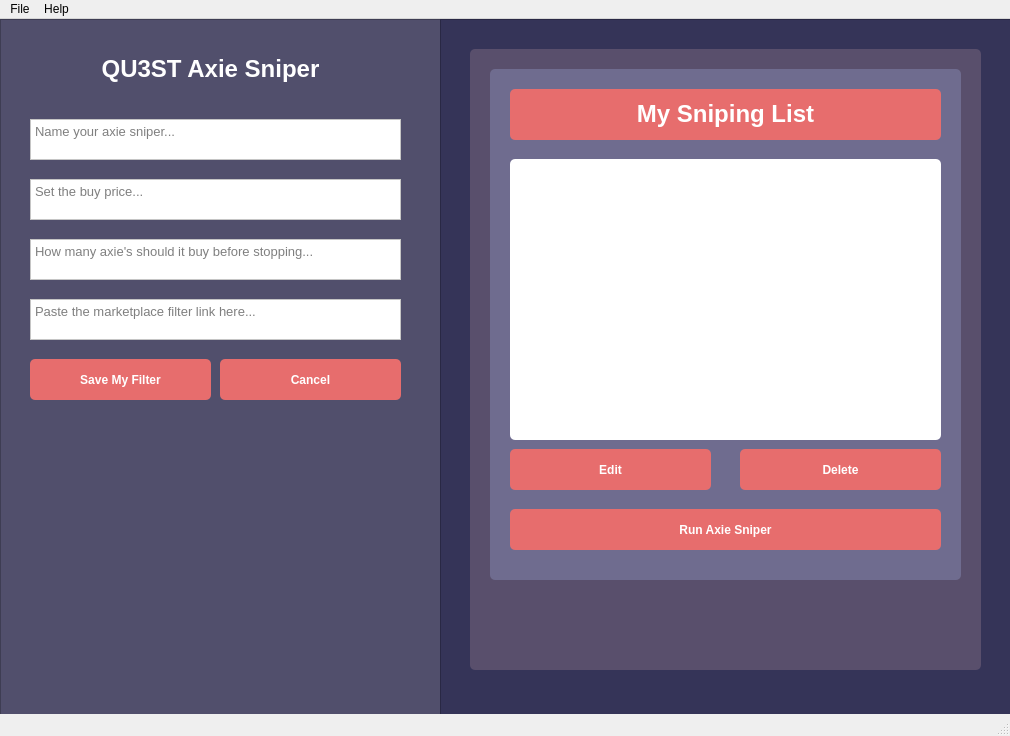
<?xml version="1.0" encoding="UTF-8"?>
<ui version="4.0">
 <class>MainWindow</class>
 <widget class="QMainWindow" name="MainWindow">
  <property name="geometry">
   <rect>
    <x>0</x>
    <y>0</y>
    <width>1010</width>
    <height>736</height>
   </rect>
  </property>
  <property name="sizePolicy">
   <sizepolicy hsizetype="Fixed" vsizetype="Fixed">
    <horstretch>0</horstretch>
    <verstretch>0</verstretch>
   </sizepolicy>
  </property>
  <property name="windowTitle">
   <string>Bloodmoon</string>
  </property>
  <widget class="QWidget" name="centralwidget">
   <widget class="QFrame" name="frame_left">
    <property name="geometry">
     <rect>
      <x>0</x>
      <y>0</y>
      <width>441</width>
      <height>721</height>
     </rect>
    </property>
    <property name="font">
     <font>
      <pointsize>10</pointsize>
     </font>
    </property>
    <property name="styleSheet">
     <string notr="true">background-color:rgb(81, 79, 108)</string>
    </property>
    <property name="frameShape">
     <enum>QFrame::StyledPanel</enum>
    </property>
    <property name="frameShadow">
     <enum>QFrame::Raised</enum>
    </property>
    <widget class="QTextEdit" name="name_input">
     <property name="geometry">
      <rect>
       <x>30</x>
       <y>100</y>
       <width>371</width>
       <height>41</height>
      </rect>
     </property>
     <property name="font">
      <font>
       <pointsize>10</pointsize>
      </font>
     </property>
     <property name="whatsThis">
      <string>&lt;html&gt;&lt;head/&gt;&lt;body&gt;&lt;p&gt;Name your axie sniper...&lt;/p&gt;&lt;/body&gt;&lt;/html&gt;</string>
     </property>
     <property name="styleSheet">
      <string notr="true">background-color:rgb(255, 255, 255)</string>
     </property>
     <property name="markdown">
      <string/>
     </property>
     <property name="html">
      <string>&lt;!DOCTYPE HTML PUBLIC &quot;-//W3C//DTD HTML 4.0//EN&quot; &quot;http://www.w3.org/TR/REC-html40/strict.dtd&quot;&gt;
&lt;html&gt;&lt;head&gt;&lt;meta name=&quot;qrichtext&quot; content=&quot;1&quot; /&gt;&lt;style type=&quot;text/css&quot;&gt;
p, li { white-space: pre-wrap; }
&lt;/style&gt;&lt;/head&gt;&lt;body style=&quot; font-family:'MS Shell Dlg 2'; font-size:10pt; font-weight:400; font-style:normal;&quot;&gt;
&lt;p style=&quot;-qt-paragraph-type:empty; margin-top:0px; margin-bottom:0px; margin-left:0px; margin-right:0px; -qt-block-indent:0; text-indent:0px;&quot;&gt;&lt;br /&gt;&lt;/p&gt;&lt;/body&gt;&lt;/html&gt;</string>
     </property>
     <property name="placeholderText">
      <string>Name your axie sniper...  </string>
     </property>
    </widget>
    <widget class="QTextEdit" name="buy_price_input">
     <property name="geometry">
      <rect>
       <x>30</x>
       <y>160</y>
       <width>371</width>
       <height>41</height>
      </rect>
     </property>
     <property name="font">
      <font>
       <pointsize>10</pointsize>
      </font>
     </property>
     <property name="styleSheet">
      <string notr="true">background-color:rgb(255, 255, 255)</string>
     </property>
     <property name="markdown">
      <string/>
     </property>
     <property name="html">
      <string>&lt;!DOCTYPE HTML PUBLIC &quot;-//W3C//DTD HTML 4.0//EN&quot; &quot;http://www.w3.org/TR/REC-html40/strict.dtd&quot;&gt;
&lt;html&gt;&lt;head&gt;&lt;meta name=&quot;qrichtext&quot; content=&quot;1&quot; /&gt;&lt;style type=&quot;text/css&quot;&gt;
p, li { white-space: pre-wrap; }
&lt;/style&gt;&lt;/head&gt;&lt;body style=&quot; font-family:'MS Shell Dlg 2'; font-size:10pt; font-weight:400; font-style:normal;&quot;&gt;
&lt;p style=&quot;-qt-paragraph-type:empty; margin-top:0px; margin-bottom:0px; margin-left:0px; margin-right:0px; -qt-block-indent:0; text-indent:0px;&quot;&gt;&lt;br /&gt;&lt;/p&gt;&lt;/body&gt;&lt;/html&gt;</string>
     </property>
     <property name="placeholderText">
      <string>Set the buy price...  </string>
     </property>
    </widget>
    <widget class="QTextEdit" name="num_axie_input">
     <property name="geometry">
      <rect>
       <x>30</x>
       <y>220</y>
       <width>371</width>
       <height>41</height>
      </rect>
     </property>
     <property name="font">
      <font>
       <pointsize>10</pointsize>
      </font>
     </property>
     <property name="styleSheet">
      <string notr="true">background-color:rgb(255, 255, 255)</string>
     </property>
     <property name="markdown">
      <string/>
     </property>
     <property name="html">
      <string>&lt;!DOCTYPE HTML PUBLIC &quot;-//W3C//DTD HTML 4.0//EN&quot; &quot;http://www.w3.org/TR/REC-html40/strict.dtd&quot;&gt;
&lt;html&gt;&lt;head&gt;&lt;meta name=&quot;qrichtext&quot; content=&quot;1&quot; /&gt;&lt;style type=&quot;text/css&quot;&gt;
p, li { white-space: pre-wrap; }
&lt;/style&gt;&lt;/head&gt;&lt;body style=&quot; font-family:'MS Shell Dlg 2'; font-size:10pt; font-weight:400; font-style:normal;&quot;&gt;
&lt;p style=&quot;-qt-paragraph-type:empty; margin-top:0px; margin-bottom:0px; margin-left:0px; margin-right:0px; -qt-block-indent:0; text-indent:0px;&quot;&gt;&lt;br /&gt;&lt;/p&gt;&lt;/body&gt;&lt;/html&gt;</string>
     </property>
     <property name="placeholderText">
      <string>How many axie's should it buy before stopping...  </string>
     </property>
    </widget>
    <widget class="QTextEdit" name="marketplace_link_input">
     <property name="geometry">
      <rect>
       <x>30</x>
       <y>280</y>
       <width>371</width>
       <height>41</height>
      </rect>
     </property>
     <property name="font">
      <font>
       <pointsize>10</pointsize>
      </font>
     </property>
     <property name="styleSheet">
      <string notr="true">background-color:rgb(255, 255, 255)</string>
     </property>
     <property name="markdown">
      <string/>
     </property>
     <property name="html">
      <string>&lt;!DOCTYPE HTML PUBLIC &quot;-//W3C//DTD HTML 4.0//EN&quot; &quot;http://www.w3.org/TR/REC-html40/strict.dtd&quot;&gt;
&lt;html&gt;&lt;head&gt;&lt;meta name=&quot;qrichtext&quot; content=&quot;1&quot; /&gt;&lt;style type=&quot;text/css&quot;&gt;
p, li { white-space: pre-wrap; }
&lt;/style&gt;&lt;/head&gt;&lt;body style=&quot; font-family:'MS Shell Dlg 2'; font-size:10pt; font-weight:400; font-style:normal;&quot;&gt;
&lt;p style=&quot;-qt-paragraph-type:empty; margin-top:0px; margin-bottom:0px; margin-left:0px; margin-right:0px; -qt-block-indent:0; text-indent:0px;&quot;&gt;&lt;br /&gt;&lt;/p&gt;&lt;/body&gt;&lt;/html&gt;</string>
     </property>
     <property name="placeholderText">
      <string>Paste the marketplace filter link here...  </string>
     </property>
    </widget>
    <widget class="QLabel" name="bot_name">
     <property name="geometry">
      <rect>
       <x>50</x>
       <y>20</y>
       <width>321</width>
       <height>61</height>
      </rect>
     </property>
     <property name="styleSheet">
      <string notr="true">drop-shadow:70</string>
     </property>
     <property name="text">
      <string>&lt;html&gt;&lt;head/&gt;&lt;body&gt;&lt;p align=&quot;center&quot;&gt;&lt;span style=&quot; font-size:18pt; font-weight:600; color:#ffffff;&quot;&gt;QU3ST Axie Sniper&lt;/span&gt;&lt;/p&gt;&lt;/body&gt;&lt;/html&gt;</string>
     </property>
    </widget>
    <widget class="QPushButton" name="save_filter_btn">
     <property name="geometry">
      <rect>
       <x>30</x>
       <y>340</y>
       <width>181</width>
       <height>41</height>
      </rect>
     </property>
     <property name="font">
      <font>
       <pointsize>9</pointsize>
       <weight>75</weight>
       <bold>true</bold>
      </font>
     </property>
     <property name="cursor">
      <cursorShape>PointingHandCursor</cursorShape>
     </property>
     <property name="toolTipDuration">
      <number>1</number>
     </property>
     <property name="styleSheet">
      <string notr="true">QPushButton:hover:!pressed
{
  border: 1px solid rgb(231, 109, 109);
  background-color:rgb(255, 255, 255);
  color: rgb(231, 109, 109);
}
QPushButton{
background-color:rgb(231, 109, 109); color: rgb(255, 255, 255);border-radius: 5px;
}</string>
     </property>
     <property name="text">
      <string>Save My Filter</string>
     </property>
    </widget>
    <widget class="QPushButton" name="cancel_btn">
     <property name="geometry">
      <rect>
       <x>220</x>
       <y>340</y>
       <width>181</width>
       <height>41</height>
      </rect>
     </property>
     <property name="font">
      <font>
       <pointsize>9</pointsize>
       <weight>75</weight>
       <bold>true</bold>
      </font>
     </property>
     <property name="cursor">
      <cursorShape>PointingHandCursor</cursorShape>
     </property>
     <property name="styleSheet">
      <string notr="true">QPushButton:hover:!pressed
{
  border: 1px solid rgb(231, 109, 109);
  background-color:rgb(255, 255, 255);
  color: rgb(231, 109, 109);
}
QPushButton{
background-color:rgb(231, 109, 109); color: rgb(255, 255, 255);border-radius: 5px;
}</string>
     </property>
     <property name="text">
      <string>Cancel</string>
     </property>
    </widget>
   </widget>
   <widget class="QFrame" name="frame">
    <property name="geometry">
     <rect>
      <x>440</x>
      <y>0</y>
      <width>571</width>
      <height>721</height>
     </rect>
    </property>
    <property name="styleSheet">
     <string notr="true">background-color:rgb(53, 52, 88)</string>
    </property>
    <property name="frameShape">
     <enum>QFrame::StyledPanel</enum>
    </property>
    <property name="frameShadow">
     <enum>QFrame::Raised</enum>
    </property>
    <widget class="QFrame" name="frame_2">
     <property name="geometry">
      <rect>
       <x>30</x>
       <y>30</y>
       <width>511</width>
       <height>621</height>
      </rect>
     </property>
     <property name="styleSheet">
      <string notr="true">background-color:rgb(89, 79, 108);border-radius:5px;</string>
     </property>
     <property name="frameShape">
      <enum>QFrame::StyledPanel</enum>
     </property>
     <property name="frameShadow">
      <enum>QFrame::Raised</enum>
     </property>
     <widget class="QFrame" name="frame_3">
      <property name="geometry">
       <rect>
        <x>20</x>
        <y>20</y>
        <width>471</width>
        <height>511</height>
       </rect>
      </property>
      <property name="styleSheet">
       <string notr="true">background-color:rgb(111, 108, 143);border-radius:5px;</string>
      </property>
      <property name="frameShape">
       <enum>QFrame::StyledPanel</enum>
      </property>
      <property name="frameShadow">
       <enum>QFrame::Raised</enum>
      </property>
      <widget class="QLabel" name="label">
       <property name="geometry">
        <rect>
         <x>20</x>
         <y>20</y>
         <width>431</width>
         <height>51</height>
        </rect>
       </property>
       <property name="styleSheet">
        <string notr="true">background-color:rgb(231, 109, 109);color:rgb(255, 255, 255);border-radius:5px;</string>
       </property>
       <property name="text">
        <string>&lt;html&gt;&lt;head/&gt;&lt;body&gt;&lt;p align=&quot;center&quot;&gt;&lt;span style=&quot; font-size:18pt; font-weight:600;&quot;&gt;My Sniping List&lt;/span&gt;&lt;/p&gt;&lt;/body&gt;&lt;/html&gt;</string>
       </property>
      </widget>
      <widget class="QListView" name="sniping_list_view">
       <property name="geometry">
        <rect>
         <x>20</x>
         <y>90</y>
         <width>431</width>
         <height>281</height>
        </rect>
       </property>
       <property name="styleSheet">
        <string notr="true">background-color:rgb(255, 255, 255);</string>
       </property>
      </widget>
      <widget class="QPushButton" name="edit_btn">
       <property name="geometry">
        <rect>
         <x>20</x>
         <y>380</y>
         <width>201</width>
         <height>41</height>
        </rect>
       </property>
       <property name="font">
        <font>
         <pointsize>9</pointsize>
         <weight>75</weight>
         <bold>true</bold>
        </font>
       </property>
       <property name="cursor">
        <cursorShape>PointingHandCursor</cursorShape>
       </property>
       <property name="styleSheet">
        <string notr="true">QPushButton:hover:!pressed
{
  border: 1px solid rgb(231, 109, 109);
  background-color:rgb(255, 255, 255);
  color: rgb(231, 109, 109);
}
QPushButton{
background-color:rgb(231, 109, 109); color: rgb(255, 255, 255);border-radius: 5px;
}</string>
       </property>
       <property name="text">
        <string>Edit</string>
       </property>
      </widget>
      <widget class="QPushButton" name="delete_btn">
       <property name="geometry">
        <rect>
         <x>250</x>
         <y>380</y>
         <width>201</width>
         <height>41</height>
        </rect>
       </property>
       <property name="font">
        <font>
         <pointsize>9</pointsize>
         <weight>75</weight>
         <bold>true</bold>
        </font>
       </property>
       <property name="cursor">
        <cursorShape>PointingHandCursor</cursorShape>
       </property>
       <property name="styleSheet">
        <string notr="true">QPushButton:hover:!pressed
{
  border: 1px solid rgb(231, 109, 109);
  background-color:rgb(255, 255, 255);
  color: rgb(231, 109, 109);
}
QPushButton{
background-color:rgb(231, 109, 109); color: rgb(255, 255, 255);border-radius: 5px;
}</string>
       </property>
       <property name="text">
        <string>Delete</string>
       </property>
      </widget>
      <widget class="QPushButton" name="run_btn">
       <property name="geometry">
        <rect>
         <x>20</x>
         <y>440</y>
         <width>431</width>
         <height>41</height>
        </rect>
       </property>
       <property name="font">
        <font>
         <pointsize>9</pointsize>
         <weight>75</weight>
         <bold>true</bold>
        </font>
       </property>
       <property name="cursor">
        <cursorShape>PointingHandCursor</cursorShape>
       </property>
       <property name="styleSheet">
        <string notr="true">QPushButton:hover:!pressed
{
  border: 1px solid rgb(231, 109, 109);
  background-color:rgb(255, 255, 255);
  color: rgb(231, 109, 109);
}
QPushButton{
background-color:rgb(231, 109, 109); color: rgb(255, 255, 255);border-radius: 5px;
}</string>
       </property>
       <property name="text">
        <string>Run Axie Sniper</string>
       </property>
      </widget>
     </widget>
    </widget>
   </widget>
  </widget>
  <widget class="QMenuBar" name="menubar">
   <property name="geometry">
    <rect>
     <x>0</x>
     <y>0</y>
     <width>1010</width>
     <height>26</height>
    </rect>
   </property>
   <widget class="QMenu" name="menuFIle">
    <property name="title">
     <string>File</string>
    </property>
    <addaction name="actionRonin_Accounts"/>
    <addaction name="separator"/>
    <addaction name="actionQuit"/>
   </widget>
   <widget class="QMenu" name="menuHelp">
    <property name="title">
     <string>Help</string>
    </property>
   </widget>
   <addaction name="menuFIle"/>
   <addaction name="menuHelp"/>
  </widget>
  <widget class="QStatusBar" name="statusbar"/>
  <action name="actionRonin_Accounts">
   <property name="text">
    <string>Ronin Accounts</string>
   </property>
  </action>
  <action name="actionQuit">
   <property name="text">
    <string>Quit</string>
   </property>
  </action>
 </widget>
 <resources/>
 <connections/>
</ui>
